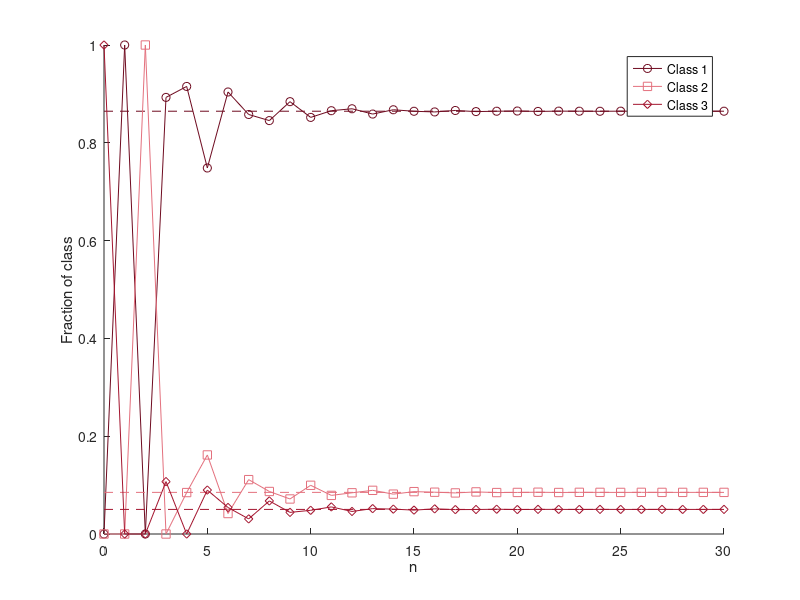

Source code (MATLAB):
% Fig. 2.12: Stable age distribution in the Leslie model (book, Section 2.3, Eq. 2.17)
% L with b_2 = 5: the fractions of the classes approach the eigenvector v_1 for the dominant eigenvalue lambda_1
% (c) 2026 Philipp Kügler · Program for the book "Dynamical Systems in the Life Sciences" · MIT License (see LICENSE)
L = [0   5   9;
     0.1 0   0;
     0   0.6 0];
[V, D] = eig(L);
w = diag(D);
[~, i1] = max(abs(w));
v1 = real(V(:, i1)); v1 = v1 / sum(v1);
fprintf('dominant eigenvalue lambda_1 = %.4f\n', real(w(i1)));
fprintf('stable age distribution v_1 = (%.3f, %.3f, %.3f)\n', v1);

N = 30;
X = zeros(3, N + 1); X(:, 1) = [0; 0; 1000];
for k = 1:N
    X(:, k + 1) = L * X(:, k);
end
P = X ./ sum(X, 1);                      % fractions of the classes
farben = [0.43 0.04 0.12; 0.89 0.44 0.49; 0.64 0.08 0.18]; marker = 'osd';
hold on
for i = 1:3
    plot(0:N, P(i, :), ['-' marker(i)], 'Color', farben(i, :), 'DisplayName', sprintf('Class %d', i));
    plot([0 N], v1(i) * [1 1], '--', 'Color', farben(i, :), 'HandleVisibility', 'off');
end
hold off; xlabel('n'); ylabel('Fraction of class'); legend('show');
